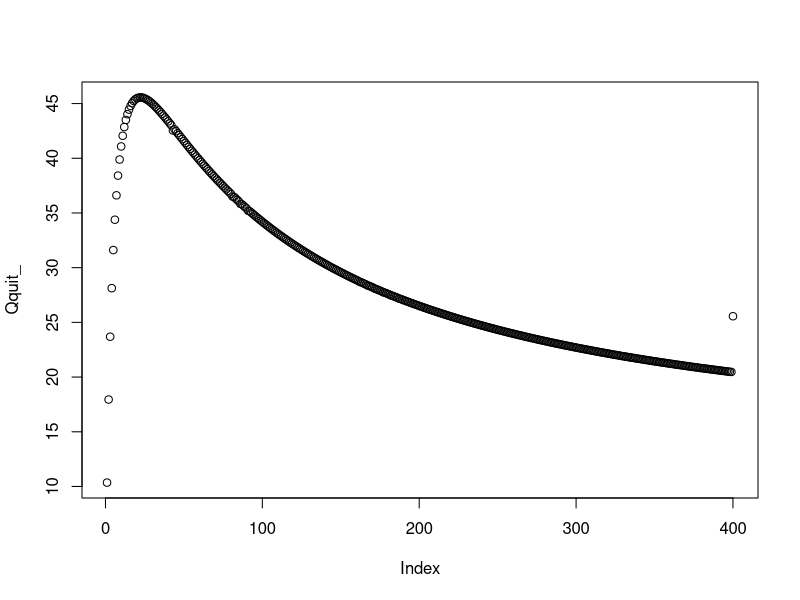
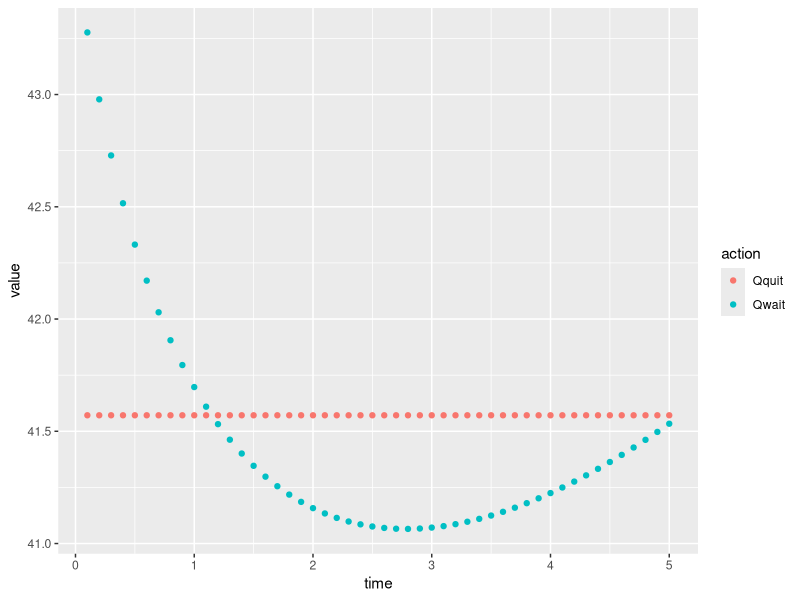
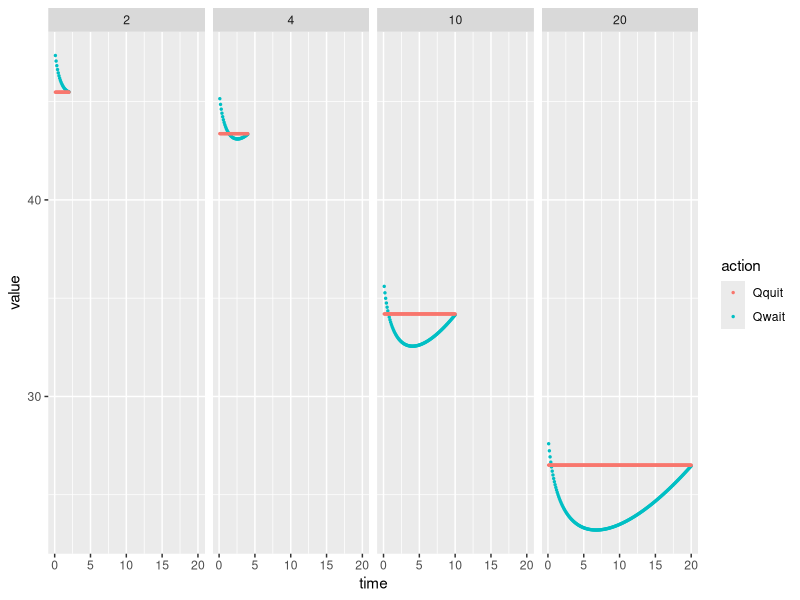
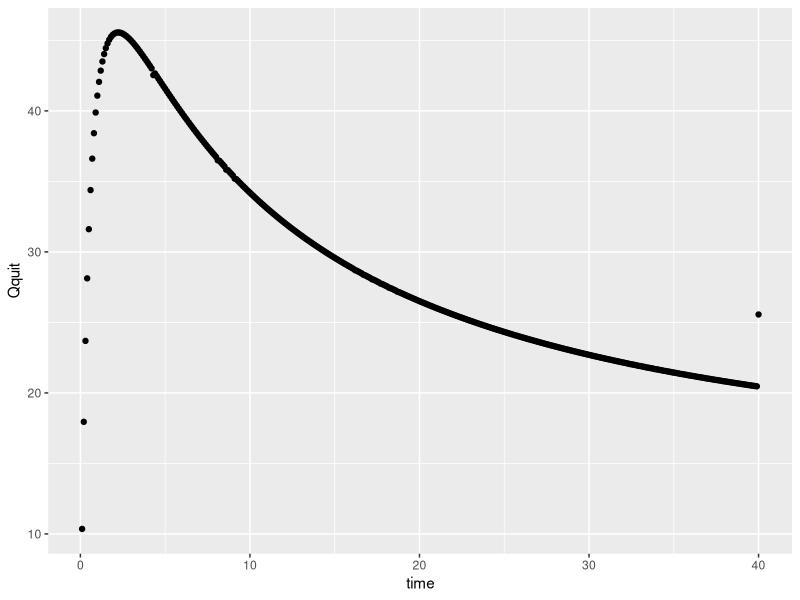

Reproduce these figures in R, in order.
# not so good to generate varibale in scripts, since sometimes it invloves variables you don't wont
######## condition varibles #########
conditions = c("HP", "LP")
conditionColors = c("#008837", "#7b3294")

######## timing variables ########
tMaxs = c(20, 40) # trial durations
blockMins = 7 # block duration in mins
blockSecs = blockMins * 60 # block duration in secs
iti = 2 # iti duration in secs
tGrid = seq(0, blockSecs, 0.1)

######### reward variable ########
tokenValue = 10 #value of the token
stepDuration = 0.1
########## supporting vairbales ########
# time ticks within a trial for timeEarnings or wtw analysis
trialTicks = list(
  'HP' = round(seq(0, tMaxs[1], by = stepDuration), 1),
  'LP' = round(seq(0, tMaxs[2], by = stepDuration), 1)
)

trialGapValues = list(
  "HP" = round(seq(stepDuration, tMaxs[1], by = stepDuration), 2),
  "LP" = round(seq(stepDuration, tMaxs[2], by = stepDuration), 2)
)

trialGapIdxs = list(
  "HP" = 1 : length(trialGapValues$HP),
  "LP" = 1 : length(trialGapValues$LP)
)


########## additional  variables for optimal analysis ########
# CDF of reward delays: p(t_reward <= T)
k = 4
mu = 0
sigma = 2
pareto = list()
pareto[['k']] = k
pareto[['mu']] = mu
pareto[['sigma']] = sigma
HP = 1 / length(trialGapIdxs$HP) * trialGapIdxs$HP
LP = 1 - (1 + k * (trialGapValues$LP - mu) / sigma) ^ (-1 / k)
LP[length(trialGapValues$LP)] = 1 
rewardDelayCDF = list(
  HP = HP,
  LP = LP
)

#  PDF of reward delays: p(t_reward = T)
#  there is no gap before the first tick, therefore the first element is NaN
#  remmember to use the middle value to the gap when calculating the mean
HP = diff(c(0, rewardDelayCDF$HP))
LP = diff(c(0, rewardDelayCDF$LP))
rewardDelayPDF = list(
  "HP" = HP,
  "LP" = LP
)

# E(t_reward | t_reward <= T) 
HP = cumsum((trialGapValues$HP - stepDuration / 2) * rewardDelayPDF$HP) / cumsum(rewardDelayPDF$HP)
LP = cumsum((trialGapValues$LP - stepDuration / 2) * rewardDelayPDF$LP) / cumsum(rewardDelayPDF$LP)
# no reward arrives before the first reward timing, so points before that turn to NAN
meanRewardDelay = list('HP' = HP, 'LP' = LP)

# rewardRate
HP = tokenValue * rewardDelayCDF$HP /
  (meanRewardDelay$HP * rewardDelayCDF$HP + trialGapValues$HP * (1 - rewardDelayCDF$HP) + iti)
LP = tokenValue * rewardDelayCDF$LP /
  (meanRewardDelay$LP * rewardDelayCDF$LP + trialGapValues$LP * (1 - rewardDelayCDF$LP) + iti)
rewardRate = list('HP' = HP, 'LP' = LP)

optimWaitTimes = list()
optimWaitTimes$HP = trialTicks$HP[which.max(HP)]
optimWaitTimes$LP = trialTicks$LP[which.max(LP)]

optimRewardRates = list()
optimRewardRates$HP = max(HP)
optimRewardRates$LP = max(LP)

# calculate action values in Qlearning
getMeanRewardDelay = function(gapIdx, quitAfter, gammaPerStep){
  gamma = gammaPerStep^2 # discount per 1s
  nGap = length(trialTicks$LP) - 1
  nTick =  length(trialTicks$LP) 
  tickIdx = gapIdx + 1
  quitGap = quitAfter / stepDuration
  quitTick = quitGap  + 1
  if(quitTick < tickIdx){
    discount = NaN
    discount = NaN
  }else{
    discount =sum(gamma ^ (seq(0, quitGap - gapIdx) * stepDuration + stepDuration / 2) * rewardDelayPDF$LP[gapIdx : quitGap]) /
      sum(rewardDelayPDF$LP[gapIdx : quitGap])
    time = sum((seq(0, quitGap - gapIdx) * stepDuration + stepDuration / 2) * rewardDelayPDF$LP[gapIdx : quitGap]) /
      sum(rewardDelayPDF$LP[gapIdx : quitGap])
  }
  meanRewardDelay = list(discount = discount, time = time)
  return(meanRewardDelay)
}

getMeanWaitDelay = function(gapIdx, quitAfter, gammaPerStep){
  gamma = gammaPerStep^2 # discount per 1s
  nGap = length(trialTicks$LP) - 1
  nTick =  length(trialTicks$LP) 
  tickIdx = gapIdx + 1
  quitGap = quitAfter / stepDuration
  quitTick = quitGap  + 1
  if(quitTick < tickIdx){
    discount = NaN
    time = NaN
  }else{
    discount =sum(gamma ^ pmin(seq(0, nGap - gapIdx) * stepDuration + stepDuration / 2, quitAfter - gapIdx * stepDuration + stepDuration)
                  * rewardDelayPDF$LP[gapIdx : nGap]) /
      sum(rewardDelayPDF$LP[gapIdx : nGap]) 
    time = sum(pmin(seq(0, nGap - gapIdx) * stepDuration + stepDuration / 2, quitAfter - gapIdx * stepDuration + stepDuration) * rewardDelayPDF$LP[gapIdx : nGap]) /
      sum(rewardDelayPDF$LP[gapIdx : nGap])
  }
  meanWaitDelay = list(discount = discount, time = time)
  return(meanWaitDelay)
}

getPreward = function(gapIdx, quitAfter, gammaPerStep){
  gamma = gammaPerStep^2 # discount per 1s
  nGap = length(trialTicks$LP) - 1
  nTick =  length(trialTicks$LP) 
  tickIdx = gapIdx + 1
  quitGap = quitAfter / stepDuration
  if(gapIdx == 1){
    pReward = rewardDelayCDF$LP[quitGap]  
  }else{
    pReward = (rewardDelayCDF$LP[quitGap] - rewardDelayCDF$LP[gapIdx - 1]) / (1 - rewardDelayCDF$LP[gapIdx - 1])
  }
  return(pReward)
}

gammaPerStep = 0.99 # discount per 0.5s 
gamma = gammaPerStep^2
nGap = length(trialGapValues$LP) 
nTick =  length(trialTicks$LP) 
Qquit_ = vector(length = nGap)
Qwait_ = vector(mode = "list", length = nGap)
# t means quitting after t
for(quitGap in 1 : nGap){
  quitAfter = stepDuration * quitGap
  meanRewardDelay = getMeanRewardDelay(1, quitAfter, gammaPerStep)
  rewardedDiscount = meanRewardDelay$discount * gamma ^ iti
  meanWaitDelay = getMeanWaitDelay(1, quitAfter, gammaPerStep) 
  discount =  meanWaitDelay$discount * gamma ^ iti
  pReward = getPreward(1, quitAfter, gammaPerStep)
  Qquit =  pReward * tokenValue * rewardedDiscount / (1 - discount)
  # Qquit =  sum(pReward * tokenValue * meanRewardDiscount * meanWaitDiscount ^ (0 : 10))
  Qquit_[quitGap] = Qquit
  Qwait = vector(length = quitGap)
  for(j in 1 : quitGap){
    meanRewardDelay = getMeanRewardDelay(j, quitAfter, gammaPerStep)
    meanWaitDelay = getMeanWaitDelay(j, quitAfter, gammaPerStep)
    rewardedDiscount = meanRewardDelay$discount
    discount = meanWaitDelay$discount
    pReward = getPreward(j, quitAfter, gammaPerStep)
    Qwait[j] = tokenValue * rewardedDiscount * pReward + Qquit * discount
  }
  Qwait_[[quitGap]] = Qwait
}
plot(Qquit_)

plotData = data.frame(Qwait = unlist(Qwait_), Qquit = rep(Qquit_, times = sapply(1 : nGap, function(i) length(Qwait_[[i]]))),
                      threshold = rep(trialGapValues$LP, times = sapply(1 : nGap, function(i) length(Qwait_[[i]]))),
                      time = c(unlist(sapply(1 : nGap, function(i) seq(stepDuration, i * stepDuration, by = stepDuration)))))
library("ggplot2")
library("dplyr")
library("tidyr")
plotData = gather(plotData, action, value, -c("time", "threshold"))
ggplot(plotData[plotData$threshold == 5,], aes(time, value, color = action))+
  geom_point()


##
for(t in 0.1 : 20){
  n = length(trialGapValues$HP)
  statProbHP = unlist(lapply(1 : n, function(i) {
    sum(rewardDelayPDF$HP[i : n]) / sum(rewardDelayPDF$HP[1:n] * (1 : (n)))
  }))
  thisStatProbHP = statProbHP[1 : (t / 0.1)] / sum(statProbHP[1 : (t / 0.1)] )
  
  rHP = unlist(lapply(1 : (t / 0.1), function(i) {
    rewardDelayPDF$HP[i] / sum(rewardDelayPDF$HP[i: n]) 
  }))
  
  meanTimeOutIti = sum(pmin(trialGapValues$HP, t) * rewardDelayPDF$HP)
  (sum(rHP * thisStatProbHP * tokenValue) * meanTimeOutIti * 10) / (meanTimeOutIti + 2)
}

Rt = vector(length = length(trialGapValues$LP))
for(i in 1 : length(trialGapValues$LP)){
  t = i * stepDuration
  n = length(trialGapValues$LP)
  statProbLP = unlist(lapply(1 : n, function(i) sum(rewardDelayPDF$LP[i : n]) /
                               sum(rewardDelayPDF$LP[1:n])))
  thisStatProbLP = statProbLP[1 : (t / 0.1)] / sum(statProbLP[1 : (t / 0.1)] )
  
  rLP = unlist(lapply(1 : (t / 0.1), function(i) {
    rewardDelayPDF$LP[i] / sum(rewardDelayPDF$LP[i: n]) 
  }))
  meanWaitDelay = getMeanWaitDelay(1, t, gammaPerStep)
  # meanTimeOutIti = sum(pmin(trialGapValues$LP, t) * rewardDelayPDF$LP)
  meanTimeOutIti = meanWaitDelay$time
  Rt[i] = (sum(rLP * thisStatProbLP * tokenValue) * meanTimeOutIti * 10) / (meanTimeOutIti + 2)
}


plotData = data.frame(Qwait = unlist(Qwait_), Qquit = rep(Qquit_, times = sapply(1 : nGap, function(i) length(Qwait_[[i]]))),
                      threshold = rep(trialGapValues$LP, times = sapply(1 : nGap, function(i) length(Qwait_[[i]]))),
                      time = c(unlist(sapply(1 : nGap, function(i) seq(stepDuration, i * stepDuration, by = stepDuration)))))
library("ggplot2")
library("dplyr")
library("tidyr")
plotData = gather(plotData, action, value, -c("time", "threshold"))
ggplot(plotData[plotData$threshold %in% c(2, 4, 10, 20),], aes(time, value, color = action))+
  geom_point(size = 0.5) + facet_grid(~threshold)

plotData = data.frame(Qquit = Qquit_, time = trialGapValues$LP)
ggplot(plotData, aes(time, Qquit)) + geom_point()